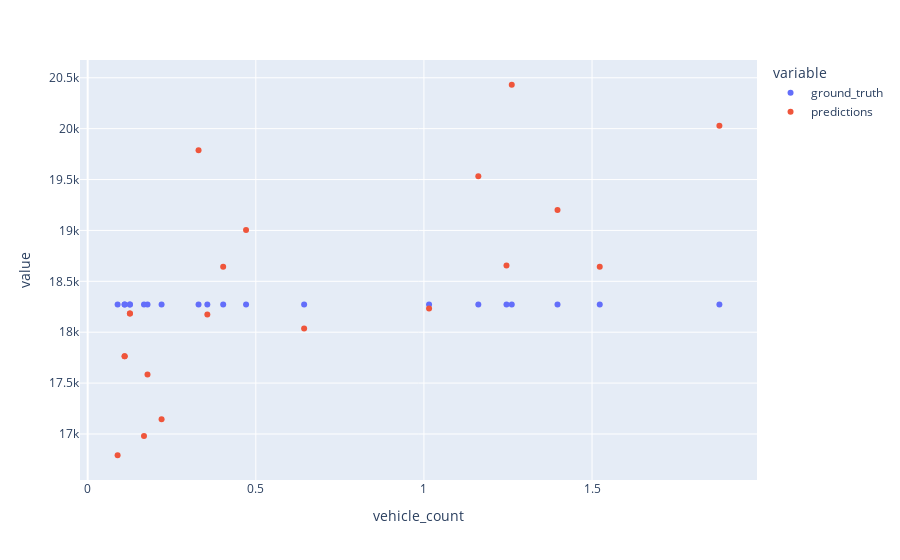

This figure's notebook cell:
### Markdown cell above
### Random test sample

### Code cell
preds = []
ground_truth = []
vehicle_counts = []


for i in range(20):
    random_idx = np.random.randint(0,len(val_data))
    x, y = val_data[random_idx]
    vehicle_counts.append(x[0])
    ground_truth.append(float(y))
    pred_y = float(nn_model(x)[0])
    preds.append(pred_y)

df = pd.DataFrame({'vehicle_count': vehicle_counts, 'ground_truth': ground_truth, 'predictions': preds})

px.scatter(df, x='vehicle_count', y=['ground_truth', 'predictions'])

### Figure 1 — Plotly figure (JSON) as saved in the notebook; plotly's stock layout.template omitted (floating-point values rounded to 4 significant figures)
{"data": [{"hovertemplate": "variable=ground_truth<br>vehicle_count=%{x}<br>value=%{y}<extra></extra>", "legendgroup": "ground_truth", "marker": {"color": "#636efa", "symbol": "circle"}, "mode": "markers", "name": "ground_truth", "orientation": "v", "showlegend": true, "type": "scatter", "x": [1.523, 0.6437, 0.08897, 1.015, 0.3297, 0.1779, 1.246, 0.2198, 0.3559, 1.261, 0.1256, 0.1675, 0.403, 0.1099, 0.471, 1.397, 1.162, 1.879, 0.1256, 0.1099], "xaxis": "x", "y": [18270.0, 18270.0, 18270.0, 18270.0, 18270.0, 18270.0, 18270.0, 18270.0, 18270.0, 18270.0, 18270.0, 18270.0, 18270.0, 18270.0, 18270.0, 18270.0, 18270.0, 18270.0, 18270.0, 18270.0], "yaxis": "y"}, {"hovertemplate": "variable=predictions<br>vehicle_count=%{x}<br>value=%{y}<extra></extra>", "legendgroup": "predictions", "marker": {"color": "#EF553B", "symbol": "circle"}, "mode": "markers", "name": "predictions", "orientation": "v", "showlegend": true, "type": "scatter", "x": [1.523, 0.6437, 0.08897, 1.015, 0.3297, 0.1779, 1.246, 0.2198, 0.3559, 1.261, 0.1256, 0.1675, 0.403, 0.1099, 0.471, 1.397, 1.162, 1.879, 0.1256, 0.1099], "xaxis": "x", "y": [18640.0, 18040.0, 16790.0, 18230.0, 19790.0, 17580.0, 18660.0, 17140.0, 18170.0, 20430.0, 18180.0, 16980.0, 18640.0, 17760.0, 19010.0, 19200.0, 19530.0, 20030.0, 18180.0, 17760.0], "yaxis": "y"}], "layout": {"legend": {"title": {"text": "variable"}, "tracegroupgap": 0}, "margin": {"t": 60}, "xaxis": {"anchor": "y", "domain": [0, 1], "title": {"text": "vehicle_count"}}, "yaxis": {"anchor": "x", "domain": [0, 1], "title": {"text": "value"}}}}
